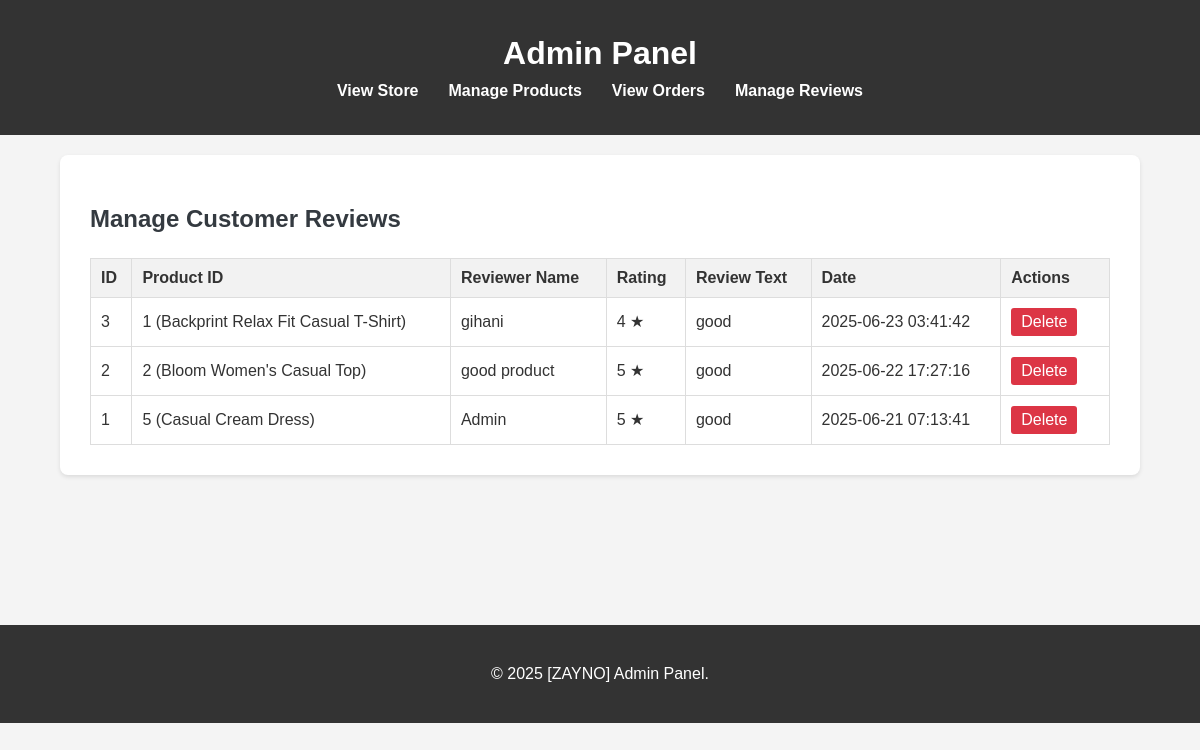
The page /SecondBanner_view_reviews.php on the database its author committed.
### tables this page shows
CREATE TABLE `secondbannerreview` (
  `id` int(11) NOT NULL,
  `product_id` int(11) NOT NULL,
  `reviewer_name` varchar(255) NOT NULL,
  `rating` int(11) NOT NULL,
  `review_text` text DEFAULT NULL,
  `review_date` timestamp NOT NULL DEFAULT current_timestamp()
);

CREATE TABLE `secondbanner` (
  `id` int(11) NOT NULL,
  `name` varchar(255) NOT NULL,
  `description` text DEFAULT NULL,
  `price` decimal(10,2) NOT NULL,
  `image_url` varchar(255) NOT NULL,
  `discount_percentage` int(11) DEFAULT 0,
  `created_at` timestamp NOT NULL DEFAULT current_timestamp(),
  `stock_quantity` int(11) DEFAULT 0,
  `available_sizes` varchar(255) DEFAULT '',
  `available_colors` varchar(255) DEFAULT ''
);

### SecondBanner_view_reviews.php (the view, shortened to what this page needs)
<?php
include 'SecondBanner_config.php';
?>
<!DOCTYPE html>
<html lang="en">
<head>
    <link rel="stylesheet" href="SecondBanner.css">
</head>
<body>
    <header>
        <div class="container">
            <h1>Admin Panel</h1>
            <nav>
                <ul>
                    <li><a href="SecondBanner_index.php">View Store</a></li>
                    <li><a href="SecondBanner_admin.php">Manage Products</a></li>
                    <li><a href="SecondBanner_view_orders.php">View Orders</a></li>
                    <li><a href="SecondBanner_view_reviews.php">Manage Reviews</a></li>
                </ul>
            </nav>
        </div>
    </header>
    <main class="container">
        <section class="admin-panel">
            <h2>Manage Customer Reviews</h2>
            <table class="admin-table">
                <thead>
                    <tr>
                        <th>ID</th>
                        <th>Product ID</th>
                        <th>Reviewer Name</th>
                        <th>Rating</th>
                        <th>Review Text</th>
                        <th>Date</th>
                        <th>Actions</th>
                    </tr>
                </thead>
                <tbody>
                    <?php
                    $sql = "SELECT r.id, r.product_id, p.name AS product_name, r.reviewer_name, r.rating, r.review_text, r.review_date
                            FROM SecondBannerReview r
                            JOIN SecondBanner p ON r.product_id = p.id
                            ORDER BY r.review_date DESC";
                    $result = $conn->query($sql);
                    if ($result->num_rows > 0) {
                        while($row = $result->fetch_assoc()) {
                    ?>
                        <tr>
                            <td><?php echo htmlspecialchars($row["id"]); ?></td>
                            <td><?php echo htmlspecialchars($row["product_id"]); ?> (<?php echo htmlspecialchars($row["product_name"]); ?>)</td>
                            <td><?php echo htmlspecialchars($row["reviewer_name"]); ?></td>
                            <td><?php echo htmlspecialchars($row["rating"]); ?> ★</td>
                            <td><?php echo nl2br(htmlspecialchars(mb_strimwidth($row["review_text"], 0, 100, "..."))); ?></td>
                            <td><?php echo htmlspecialchars($row["review_date"]); ?></td>
                            <td class="admin-actions">
                                <a href="SecondBanner_delete_review.php?id=<?php echo $row["id"]; ?>" class="delete-btn" onclick="return confirm('Are you sure you want to delete this review?');">Delete</a>
                            </td>
                        </tr>
                    <?php
                        }
                    } else {
                        echo "<tr><td colspan='7'>No reviews found yet.</td></tr>";
                    }
                    ?>
                </tbody>
            </table>
        </section>
    </main>
    <footer>
        <div class="container">
            <p>&copy; <?php echo date("Y"); ?> [ZAYNO] Admin Panel.</p>
        </div>
    </footer>
</body>
</html>

### SecondBanner.css (style rules this page uses)
body { font-family: Arial, sans-serif; margin: 0; padding: 0; background-color: #f4f4f4; color: #333; }
.container { width: 90%; margin: 20px auto; max-width: 1200px; padding: 0 15px; }
footer { background-color: #333; color: white; padding: 20px 0; margin-top: 30px; }

### SecondBanner_view_reviews.php (style rules this page uses)
.container { width: 90%; margin: 20px auto; max-width: 1200px; padding: 0 15px; }
header { background-color: #333; color: white; padding: 15px 0; text-align: center; }
header h1 { margin: 0; font-size: 2em; }
nav ul { list-style: none; padding: 0; margin: 10px 0 0; display: flex; justify-content: center; }
nav ul li { margin: 0 15px; }
nav ul li a { color: white; text-decoration: none; font-weight: bold; }
.admin-panel { background-color: white; padding: 30px; border-radius: 8px; box-shadow: 0 2px 4px rgba(0, 0, 0, 0.1); }
.admin-panel h2 { color: #343a40; margin-bottom: 25px; }
.admin-table { width: 100%; border-collapse: collapse; margin-top: 20px; }
.admin-table th, .admin-table td { border: 1px solid #ddd; padding: 10px; text-align: left; }
.admin-table th { background-color: #f2f2f2; font-weight: bold; }
.admin-actions a { display: inline-block; margin-right: 10px; padding: 5px 10px; text-decoration: none; border-radius: 3px; }
.admin-actions .delete-btn { background-color: #dc3545; color: white; }
footer { background-color: #333; color: white; text-align: center; padding: 20px 0; margin-top: 150px; margin-bottom: 0; }

### rows shown on the page
secondbannerreview: id "3", product "1", product.name "Backprint Relax Fit Casual T-Shirt", reviewer_name "gihani", rating "4", review_text "good", review_date "2025-06-23 03:41:42"
secondbannerreview: id "2", product "2", product.name "Bloom Women's Casual Top", reviewer_name "good product", rating "5", review_text "good", review_date "2025-06-22 17:27:16"
secondbannerreview: id "1", product "5", product.name "Casual Cream Dress", reviewer_name "Admin", rating "5", review_text "good", review_date "2025-06-21 07:13:41"
